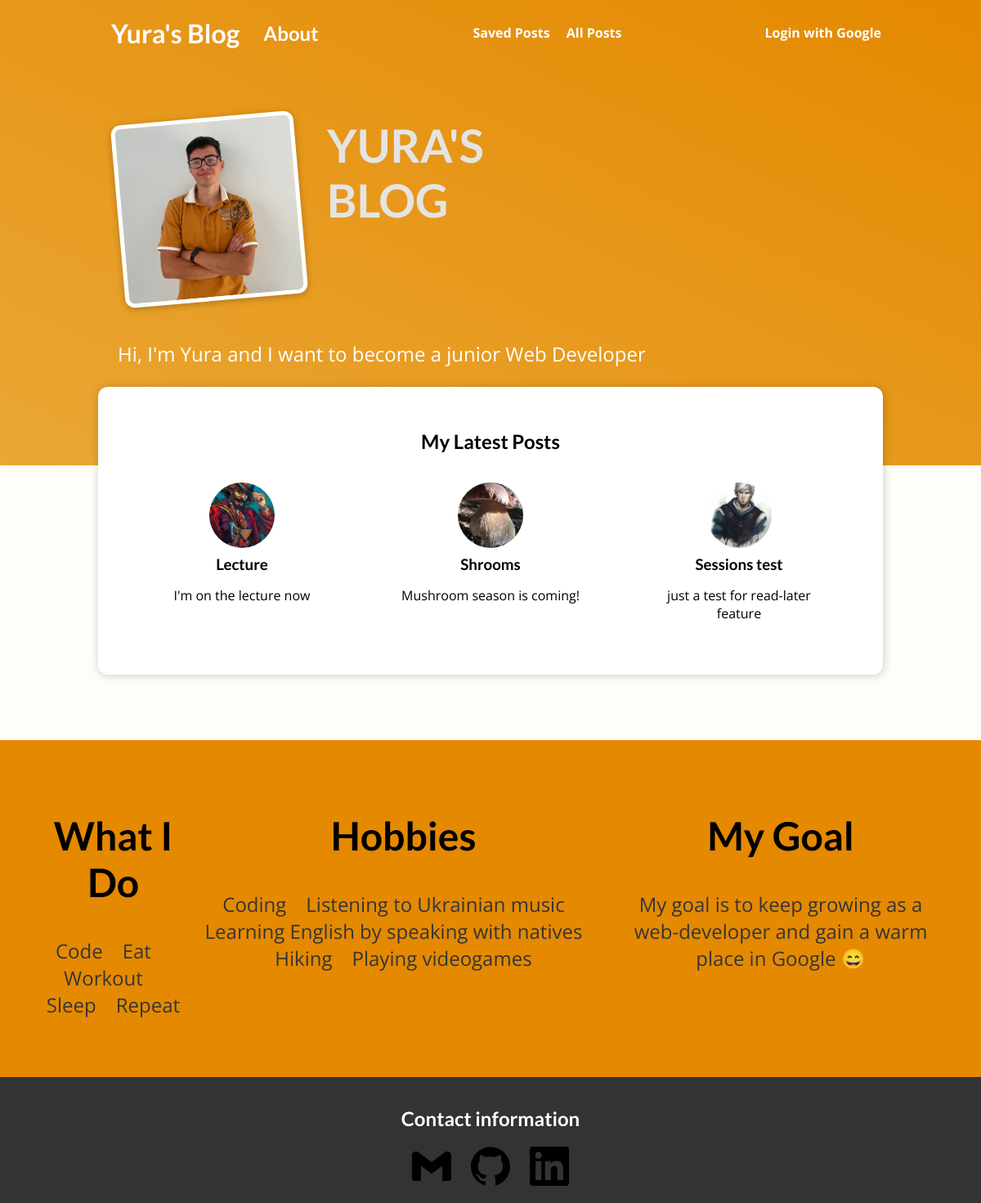
The app's page /, older data.
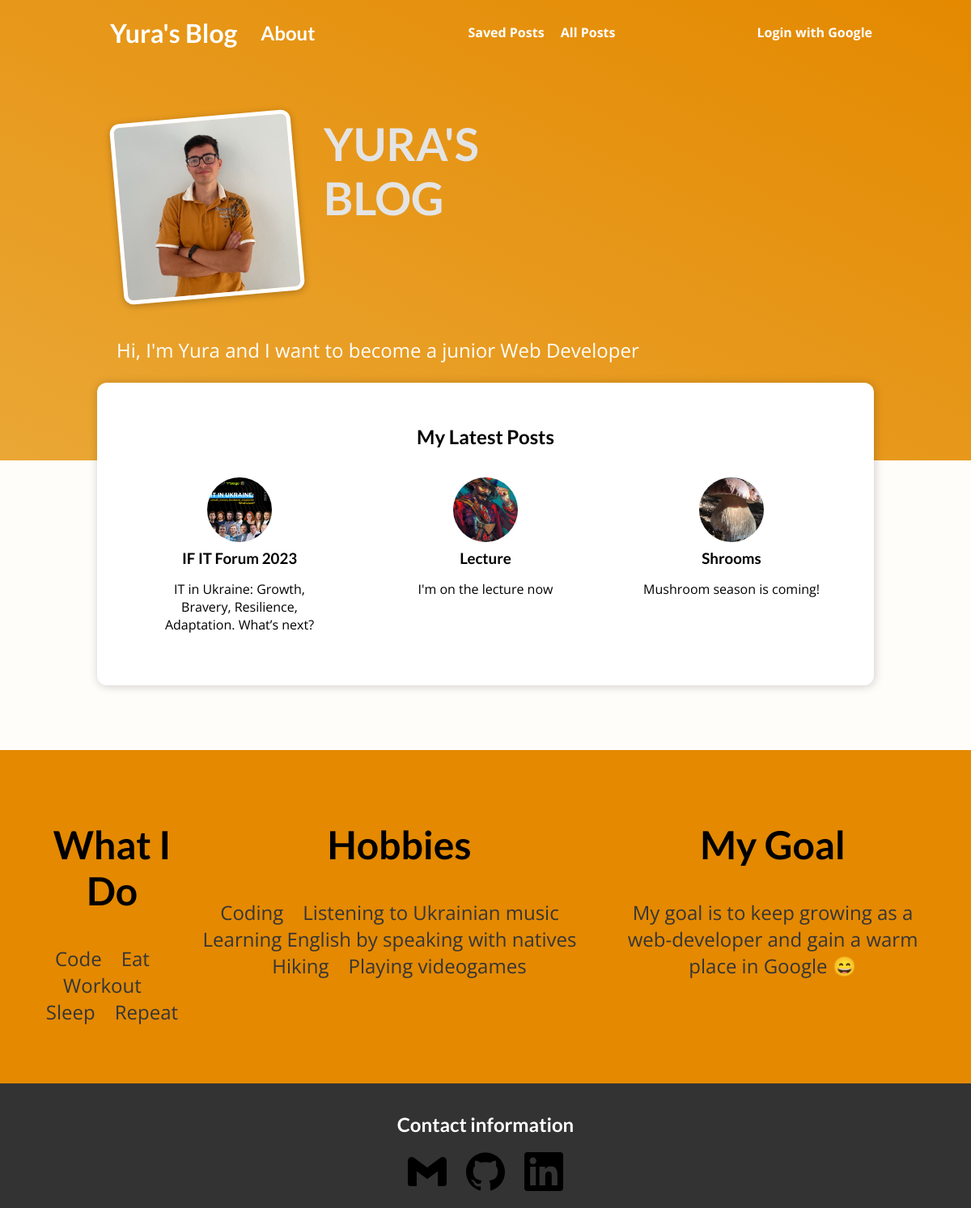
The same page, newer data.
### main_app/models.py (models this page shows, shortened)
class Post(models.Model):
    title = models.CharField(max_length=100)
    excerpt = models.CharField(max_length=150)
    image = models.ImageField(upload_to="posts", null=True)
    date = models.DateField(auto_now=True)
    slug = models.SlugField(unique=True, blank=True, null=False, db_index=True)
    content = models.TextField(validators=[MinLengthValidator(10)])
    author = models.ForeignKey(
        Author, on_delete=models.SET_NULL, null=True, related_name="posts"
    )
    tags = models.ManyToManyField(Tag)

### main_app/views.py (the view)
# urls.py: path("", views.StartingPageView.as_view(), name="starting-page"),
class StartingPageView(ListView):
    model = Post
    template_name = "main_app/index.html"
    ordering = ["-date"]
    context_object_name = "posts"
    def get_queryset(self):
        queryset = super().get_queryset()
        data = queryset[:3]
        return data

### main_app/templates/main_app/index.html (shortened to what this page needs)
{% extends 'base.html' %}
{% load static %}
{% block css_files%}
    <link rel="stylesheet" href="{% static "main_app/post.css" %}">
    <link rel="stylesheet" href="{% static "main_app/index.css" %}">
{% endblock %}
{% block content %}
    <section id="welcome">
        <header>
            <img src="{% static "main_app/images/me2.jpg" %}" alt="Yura - The Author Of This Blog">
            <h2>YURA'S BLOG</h2>
        </header>
        <p>Hi, I'm Yura and I want to become a junior Web Developer</p>
    </section>
    <section id="latest-posts">
        <h2>My Latest Posts</h2>
        <ul>
            {% for post in posts %}
                {% include "main_app/includes/post.html" %}
            {% endfor %}
        </ul>
    </section>
    <section id="about">
        <div>
            <h2>What I Do</h2>
            <p>
                Code&emsp;Eat&emsp;Workout&emsp;Sleep&emsp;Repeat
            </p>
        </div>
        <div>
            <h2>Hobbies</h2>
            <p>
                Coding&emsp;Listening to Ukrainian music&emsp;Learning English by speaking with natives&emsp;Hiking&emsp;Playing videogames
            </p>
        </div>
        <div>
            <h2>My Goal</h2>
            <p>
                My goal is to keep growing as a web-developer and gain a warm place in Google 😄
            </p>
        </div>
    </section>
{% endblock %}

### main_app/templates/main_app/includes/post.html
<li>
    <article class="post">
        <a href="{% url "single-post" post.slug %}">
            <img src="{{ post.image.url }}" alt="{{ post.title }}">
            <div class="post__content">
                <h3>{{ post.title }}</h3>
                <p>
                    {{ post.excerpt }}
                </p>
               </div>
         </a>
    </article>
</li>

Row changes from the older to the newer data that the page shows:
no longer on this page (row unchanged): Post: image (picture), title "Sessions test", excerpt "just a test for read-later feature"
added Post: image (picture), title "IF IT Forum 2023", excerpt "IT in Ukraine: Growth, Bravery, Resilience, Adaptation. What’s next?"
